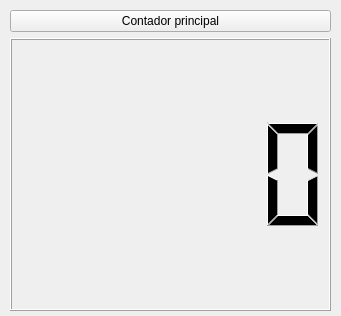
<?xml version="1.0" encoding="UTF-8"?>
<ui version="4.0">
 <class>MainWindow</class>
 <widget class="QMainWindow" name="MainWindow">
  <property name="geometry">
   <rect>
    <x>0</x>
    <y>0</y>
    <width>341</width>
    <height>316</height>
   </rect>
  </property>
  <property name="windowTitle">
   <string>Contador</string>
  </property>
  <widget class="QWidget" name="centralwidget">
   <widget class="QWidget" name="">
    <property name="geometry">
     <rect>
      <x>10</x>
      <y>10</y>
      <width>321</width>
      <height>301</height>
     </rect>
    </property>
    <layout class="QGridLayout" name="gridLayout">
     <item row="0" column="0">
      <widget class="QPushButton" name="pushButton">
       <property name="text">
        <string>Contador principal</string>
       </property>
      </widget>
     </item>
     <item row="1" column="0">
      <widget class="QLCDNumber" name="lcdNumber"/>
     </item>
    </layout>
   </widget>
  </widget>
 </widget>
 <resources/>
 <connections/>
</ui>
